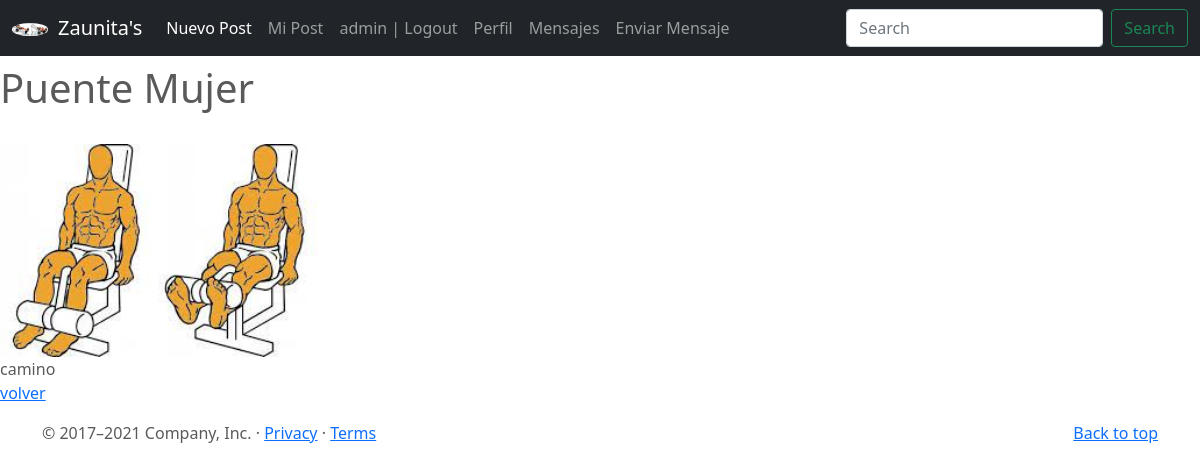
The app's page /post/1/detail (signed in) with its own data.
### SocialTravel/models.py (models this page shows, shortened)
class Profile(models.Model):
    user = models.OneToOneField(to=User, on_delete=models.CASCADE, related_name="profile")
    imagen = models.ImageField(upload_to="profile", null=True, blank=True)

class Post(models.Model):
    carousel_caption_title = models.CharField(max_length=30)
    carousel_caption_description = models.CharField(max_length=80)
    heading = models.CharField(max_length=15)
    description = models.CharField(max_length=120)
    publisher = models.ForeignKey(to=User, on_delete=models.CASCADE, related_name="publisher")
    imagen = models.ImageField(upload_to="posts", null=True, blank=True)

### SocialTravel/views.py (the view)
# urls.py: path('post/<pk>/detail', PostDetail.as_view(), name="post-detail"),
class PostDetail(DetailView):
    model = Post

### SocialTravel/templates/SocialTravel/post_detail.html
{% extends 'SocialTravel/base.html' %}
{% block main %}
<p>
    <h1>{{object.heading}}</h1>
    {% if object.imagen %}
        <br>
        <img src="{{object.imagen.url }}" width="320px" height="100%">
        <br>
    {% endif %}
        {{object.description}}
        <br>
    <a href="{% url 'post-list' %}"> volver</a>
</p>
{% endblock %}

### SocialTravel/templates/SocialTravel/base.html (shortened to what this page needs)
<!DOCTYPE html>
<html lang="en">
<head>
  {% load static %}
<link href="{% static 'SocialTravel/css/bootstrap.min.css' %}" rel="stylesheet">
    <link href="{% static 'SocialTravel/css/carousel.css' %}" rel="stylesheet">
  </head>
  <body>
<header>
  <nav class="navbar navbar-expand-md navbar-dark fixed-top bg-dark">
    <div class="container-fluid">
      {% if user.profile.imagen %}
        <a href="{% url 'profile-update' user.profile.id %}">
        <img src="{{user.profile.imagen.url}}" height="100%" width="36px" style="border-radius: 50%; margin-right: 10px">
        </a>
      {% endif %}
      <a class="navbar-brand" href="{% url 'index' %}"> Zaunita's </a>
      <div class="collapse navbar-collapse" id="navbarCollapse">
        <ul class="navbar-nav me-auto mb-2 mb-md-0">
          <li class="nav-item">
            <a class="nav-link active" aria-current="page" href="{% url 'post-create' %}">Nuevo Post</a>
          </li>
          <li class="nav-item">
            <a class="nav-link" href="{% url 'post-list' %}">Mi Post</a>
          </li>
          {% if user.is_authenticated %}
            <li class="nav-item">
              <a class="nav-link" href="{% url 'logout' %}">{{user.username}} | Logout</a>
            </li>
            <li class="nav-item">
              <a class="nav-link" href="{% url 'profile-create' user.id %}"> Perfil </a>
            </li>
            <li class="nav-item">
              <a class="nav-link" href="{% url 'mensaje-list' %}">Mensajes</a>
            </li>
          {% endif %}
          <li class="nav-item">
            <a class="nav-link" href="{% url 'mensaje-create' %}">Enviar Mensaje</a>
          </li>
        </ul>
        <form class="d-flex">
          <input class="form-control me-2" type="search" placeholder="Search" aria-label="Search">
          <button class="btn btn-outline-success" type="submit">Search</button>
        </form>
      </div>
    </div>
  </nav>
</header>
{% block main %}
{% endblock %}
  <footer class="container">
    <p class="float-end"><a href="https://getbootstrap.com/docs/5.0/examples/carousel/#">Back to top</a></p>
    <p>© 2017–2021 Company, Inc. · <a href="https://getbootstrap.com/docs/5.0/examples/carousel/#">Privacy</a> · <a href="https://getbootstrap.com/docs/5.0/examples/carousel/#">Terms</a></p>
  </footer>
</body></html>

### SocialTravel/static/SocialTravel/css/carousel.css (style rules this page uses)
body { padding-top: 3rem; padding-bottom: 3rem; color: #5a5a5a; }

### records on screen
Post: heading "Puente Mujer", imagen (picture), description "camino"

### other values on screen
{{ user.username }} "admin"
